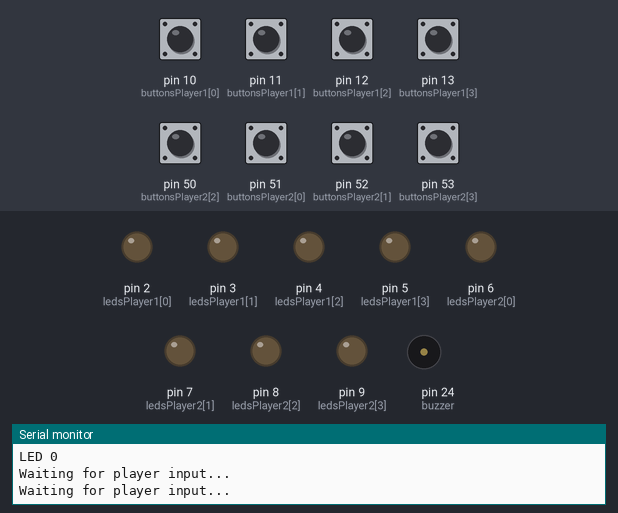
Simulated run of this sketch. Board: Arduino Mega 2560, built with avr-gcc and run on an emulated ATmega2560. Shown: output pins drawn as LEDs (lit = HIGH), buzzer (waves = sounding), the last lines printed to the serial monitor. Dashed ring = blinking. The inputs (shaded band) are chosen by the test bench; at power-on: pin 10 (buttonsPlayer1[0]), pin 11 (buttonsPlayer1[1]), pin 12 (buttonsPlayer1[2]), pin 13 (buttonsPlayer1[3]), pin 50 (buttonsPlayer2[2]), pin 51 (buttonsPlayer2[0]), pin 52 (buttonsPlayer2[1]), pin 53 (buttonsPlayer2[3]) HIGH. Random numbers use the default seed unless the sketch sets one.

Above: at 1.2 s.
1.3 s: pin 10 (buttonsPlayer1[0]) pulled LOW for 0.15 s
At 1.57 s:
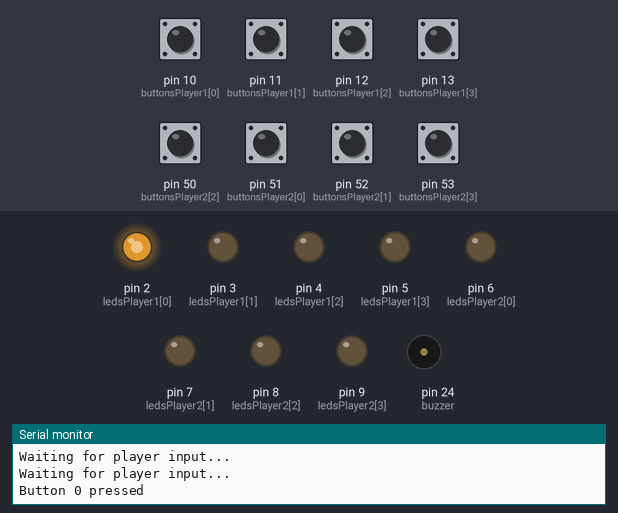
At 4.7 s:
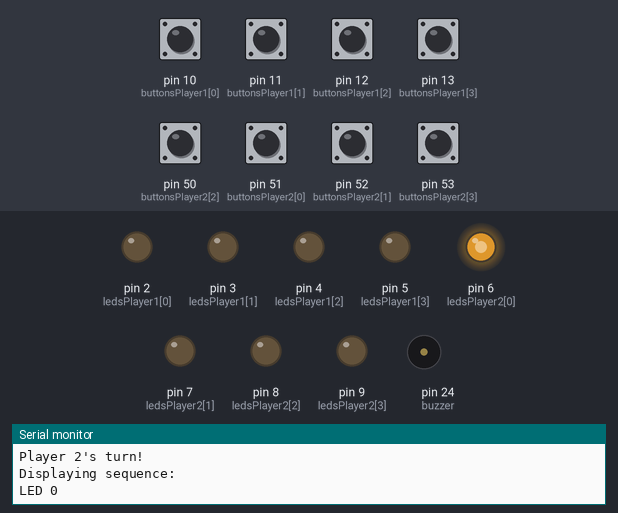
7.0 s: pin 11 (buttonsPlayer1[1]) pulled LOW for 0.15 s
At 12.95 s:
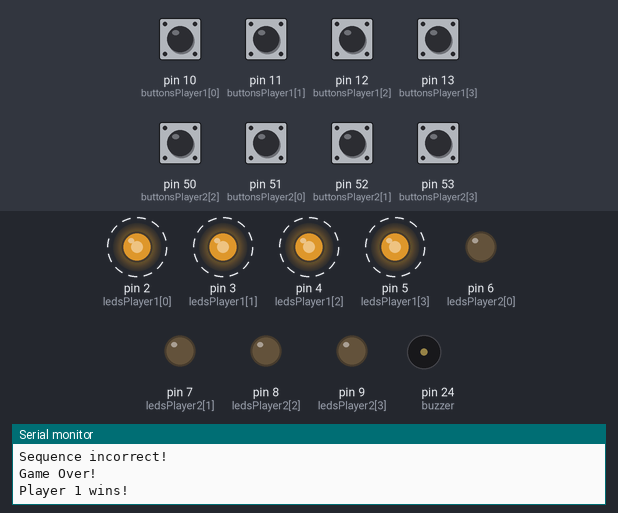
Timing chart, 0 to 16.0 s (numbered marks = the images above; inputs shaded):
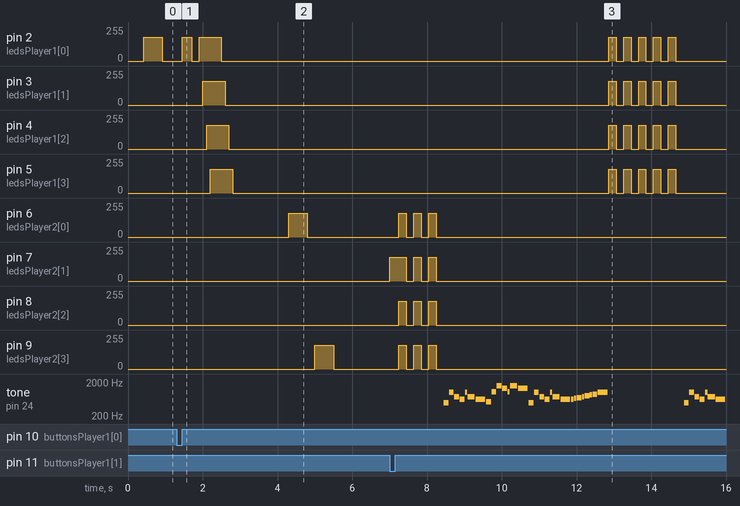

The sketch:

simon_game.ino
```cpp
/**
 * Simon Says Game for Arduino
 * Uses PWM for LED brightness control and timers for sequence timing
 * Two-player game where each player must repeat a sequence of LED patterns
 */

#include <PinChangeInterrupt.h>

#define NOTE_B0  31
#define NOTE_C1  33
#define NOTE_CS1 35
#define NOTE_D1  37
#define NOTE_DS1 39
#define NOTE_E1  41
#define NOTE_F1  44
#define NOTE_FS1 46
#define NOTE_G1  49
#define NOTE_GS1 52
#define NOTE_A1  55
#define NOTE_AS1 58
#define NOTE_B1  62
#define NOTE_C2  65
#define NOTE_CS2 69
#define NOTE_D2  73
#define NOTE_DS2 78
#define NOTE_E2  82
#define NOTE_F2  87
#define NOTE_FS2 93
#define NOTE_G2  98
#define NOTE_GS2 104
#define NOTE_A2  110
#define NOTE_AS2 117
#define NOTE_B2  123
#define NOTE_C3  131
#define NOTE_CS3 139
#define NOTE_D3  147
#define NOTE_DS3 156
#define NOTE_E3  165
#define NOTE_F3  175
#define NOTE_FS3 185
#define NOTE_G3  196
#define NOTE_GS3 208
#define NOTE_A3  220
#define NOTE_AS3 233
#define NOTE_B3  247
#define NOTE_C4  262
#define NOTE_CS4 277
#define NOTE_D4  294
#define NOTE_DS4 311
#define NOTE_E4  330
#define NOTE_F4  349
#define NOTE_FS4 370
#define NOTE_G4  392
#define NOTE_GS4 415
#define NOTE_A4  440
#define NOTE_AS4 466
#define NOTE_B4  494
#define NOTE_C5  523
#define NOTE_CS5 554
#define NOTE_D5  587
#define NOTE_DS5 622
#define NOTE_E5  659
#define NOTE_F5  698
#define NOTE_FS5 740
#define NOTE_G5  784
#define NOTE_GS5 831
#define NOTE_A5  880
#define NOTE_AS5 932
#define NOTE_B5  988
#define NOTE_C6  1047
#define NOTE_CS6 1109
#define NOTE_D6  1175
#define NOTE_DS6 1245
#define NOTE_E6  1319
#define NOTE_F6  1397
#define NOTE_FS6 1480
#define NOTE_G6  1568
#define NOTE_GS6 1661
#define NOTE_A6  1760
#define NOTE_AS6 1865
#define NOTE_B6  1976
#define NOTE_C7  2093
#define NOTE_CS7 2217
#define NOTE_D7  2349
#define NOTE_DS7 2489
#define NOTE_E7  2637
#define NOTE_F7  2794
#define NOTE_FS7 2960
#define NOTE_G7  3136
#define NOTE_GS7 3322
#define NOTE_A7  3520
#define NOTE_AS7 3729
#define NOTE_B7  3951
#define NOTE_C8  4186
#define NOTE_CS8 4435
#define NOTE_D8  4699
#define NOTE_DS8 4978
#define REST      0

// change this to make the song slower or faster
int tempo = 105;

// change this to whichever pin you want to use
int buzzer = 24;

int melody[] = {

  // Pacman
  // Score available at https://musescore.com/user/85429/scores/107109
  NOTE_B4, 16, NOTE_B5, 16, NOTE_FS5, 16, NOTE_DS5, 16, //1
  NOTE_B5, 32, NOTE_FS5, -16, NOTE_DS5, 8, NOTE_C5, 16,
  NOTE_C6, 16, NOTE_G6, 16, NOTE_E6, 16, NOTE_C6, 32, NOTE_G6, -16, NOTE_E6, 8,

  NOTE_B4, 16,  NOTE_B5, 16,  NOTE_FS5, 16,   NOTE_DS5, 16,  NOTE_B5, 32,  //2
  NOTE_FS5, -16, NOTE_DS5, 8,  NOTE_DS5, 32, NOTE_E5, 32,  NOTE_F5, 32,
  NOTE_F5, 32,  NOTE_FS5, 32,  NOTE_G5, 32,  NOTE_G5, 32, NOTE_GS5, 32,  NOTE_A5, 16, NOTE_B5, 8
};

// sizeof gives the number of bytes, each int value is composed of two bytes (16 bits)
// there are two values per note (pitch and duration), so for each note there are four bytes
int notes = sizeof(melody) / sizeof(melody[0]) / 2;

// this calculates the duration of a whole note in ms
int wholenote = (60000 * 4) / tempo;

int divider = 0, noteDuration = 0;

const int numLeds = 4;
const int maxSequenceLength = 100;

// Player 1 pins
const int ledsPlayer1[] = {2, 3, 4, 5};
const int buttonsPlayer1[] = {10, 11, 12, 13};

// Player 2 pins
const int ledsPlayer2[] = {6, 7, 8, 9};
const int buttonsPlayer2[] = {51, 52, 50, 53};

// PWM settings
const int pwmFrequency = 1000;  // 1 kHz
const int pwmResolution = 8;    // 8-bit resolution (0-255)
const int ledBrightness = 180;  // Default brightness

// Game variables
int sequence[maxSequenceLength];
int sequenceLength = 1;
int playerInputs[maxSequenceLength];

// Game state
int currentPlayer = 1;
bool gameOver = false;
int score1 = 0;
int score2 = 0;

// Timing variables
unsigned long displayDelay = 500;    // Time each LED stays on
unsigned long pauseDelay = 200;      // Time between LEDs in sequence
unsigned long betweenPlayersDelay = 1000; // Time between player turns

volatile int interruptButtonPressed = -1;

void setup() {
  Serial.begin(9600);
  Serial.println("Simon Says Game Starting!");

  // Set up LED pins as outputs and button pins as inputs with pull-up resistors
  for (int i = 0; i < numLeds; i++) {
    pinMode(ledsPlayer1[i], OUTPUT);
    pinMode(buttonsPlayer1[i], INPUT_PULLUP);

    pinMode(ledsPlayer2[i], OUTPUT);
    pinMode(buttonsPlayer2[i], INPUT_PULLUP);

    // Initialize PWM for all LED pins
    analogWrite(ledsPlayer1[i], 0);
    analogWrite(ledsPlayer2[i], 0);

    attachPinChangeInterrupt(digitalPinToPinChangeInterrupt(buttonsPlayer1[i]), player1ISR, FALLING);
    attachPinChangeInterrupt(digitalPinToPinChangeInterrupt(buttonsPlayer2[i]), player2ISR, FALLING);
  }

  // Initialize random seed from an unconnected analog pin
  randomSeed(analogRead(A0));
}

void loop() {
  if (!gameOver) {
    Serial.print("Round ");
    Serial.print(sequenceLength);
    Serial.println(" starting!");

    // Player 1's turn
    currentPlayer = 1;
    playGame();
    sequenceLength++;

    if (!gameOver) {
      delay(betweenPlayersDelay);

      // Player 2's turn
      currentPlayer = 2;
      playGame();
      sequenceLength++;

      if (!gameOver) {
        delay(betweenPlayersDelay);
      }
    }
  } else {
    // Game is over, show the winner
    displayWinner();

    // Wait for any button press to restart
    if (checkAnyButtonPress()) {
      resetGame();
    }
  }
}

void playGame() {
  Serial.print("Player ");
  Serial.print(currentPlayer);
  Serial.println("'s turn!");

  // Generate a new sequence
  generateSequence();

  // Display the sequence to the player
  displaySequence();

  // Wait for player input
  if (!getPlayerInput()) {
    // Player failed
    gameOver = true;
    return;
  }

  // Player succeeded this round
  if (currentPlayer == 1) {
    score1++;
  } else {
    score2++;
  }
}

void generateSequence() {
  // Add a new random LED at the end
  sequence[sequenceLength - 1] = random(0, numLeds);
}

void displaySequence() {
  Serial.println("Displaying sequence:");

  // Turn off all LEDs first
  turnOffAllLeds();
  delay(pauseDelay * 2);

  // Display each step in the sequence
  for (int i = 0; i < sequenceLength; i++) {
    int ledIndex = sequence[i];

    // Print which LED is lighting up
    Serial.print("LED ");
    Serial.println(ledIndex);

    // Light up the LED using PWM for the current player
    if (currentPlayer == 1) {
      analogWrite(ledsPlayer1[ledIndex], ledBrightness);
    } else {
      analogWrite(ledsPlayer2[ledIndex], ledBrightness);
    }

    delay(displayDelay);

    // Turn off the LED
    if (currentPlayer == 1) {
      analogWrite(ledsPlayer1[ledIndex], 0);
    } else {
      analogWrite(ledsPlayer2[ledIndex], 0);
    }

    delay(pauseDelay);
  }
}

bool getPlayerInput() {
  Serial.println("Waiting for player input...");

  // Clear previous inputs
  for (int i = 0; i < sequenceLength; i++) {
    playerInputs[i] = -1;
  }

  // Get player's input for each step in the sequence
  for (int step = 0; step < sequenceLength; step++) {
    // Wait for a button press
    int buttonPressed = waitForChoice();

    if (buttonPressed == -1) {
      Serial.println("No button pressed (timeout)");
      return false;
    }

    playerInputs[step] = buttonPressed;

    // Flash the LED that was pressed using PWM
    const int* leds = (currentPlayer == 1) ? ledsPlayer1 : ledsPlayer2;
    analogWrite(leds[buttonPressed], ledBrightness);
    delay(displayDelay / 2);
    analogWrite(leds[buttonPressed], 0);

    // Check if this input was correct
    if (playerInputs[step] != sequence[step]) {
      Serial.println("Wrong button pressed!");
      indicateFailure();
      return false;
    }

    delay(pauseDelay);
  }

  // All inputs were correct
  indicateSuccess();
  return true;
}

void player1ISR() {
  for (int i = 0; i < numLeds; i++) {
    if (digitalRead(buttonsPlayer1[i]) == LOW) {
      interruptButtonPressed = i;
      break;
    }
  }
}

void player2ISR() {
  for (int i = 0; i < numLeds; i++) {
    if (digitalRead(buttonsPlayer2[i]) == LOW) {
      interruptButtonPressed = i;
      break;
    }
  }
}

int waitForChoice() {
  const int* buttons = (currentPlayer == 1) ? buttonsPlayer1 : buttonsPlayer2;
  interruptButtonPressed = -1;
  unsigned long startTime = millis();
  unsigned long timeout = 10000;  // 10 seconds

  Serial.println("Waiting for player input...");

  while (millis() - startTime < timeout) {
    if (interruptButtonPressed != -1) {
      int pressed = interruptButtonPressed;
      interruptButtonPressed = -1;

      Serial.print("Button ");
      Serial.print(pressed);
      Serial.println(" pressed");

      // Wait for button release (debounce)
      while (digitalRead(buttons[pressed]) == LOW) {
        delay(5);
      }

      return pressed;
    }
  }

  Serial.println("Input timeout!");
  return -1;
}

bool checkAnyButtonPress() {
  // Check if any button is pressed on either player's controls
  for (int i = 0; i < numLeds; i++) {
    if (digitalRead(buttonsPlayer1[i]) == LOW || digitalRead(buttonsPlayer2[i]) == LOW) {
      // Wait for release
      delay(100);
      return true;
    }
  }
  return false;
}

void turnOffAllLeds() {
  // Turn off all LEDs for both players
  for (int i = 0; i < numLeds; i++) {
    analogWrite(ledsPlayer1[i], 0);
    analogWrite(ledsPlayer2[i], 0);
  }
}

void indicateSuccess() {
  Serial.println("Sequence correct!");

  // Flash all LEDs in sequence for the current player
  const int* leds = (currentPlayer == 1) ? ledsPlayer1 : ledsPlayer2;

  for (int i = 0; i < numLeds; i++) {
    analogWrite(leds[i], ledBrightness);
    delay(100);
  }

  delay(200);

  for (int i = 0; i < numLeds; i++) {
    analogWrite(leds[i], 0);
    delay(100);
  }
}

void indicateFailure() {
  Serial.println("Sequence incorrect!");

  // Flash all LEDs simultaneously 3 times for the current player
  const int* leds = (currentPlayer == 1) ? ledsPlayer1 : ledsPlayer2;

  for (int flash = 0; flash < 3; flash++) {
    // Turn all LEDs on
    for (int i = 0; i < numLeds; i++) {
      analogWrite(leds[i], ledBrightness);
    }
    delay(200);

    // Turn all LEDs off
    for (int i = 0; i < numLeds; i++) {
      analogWrite(leds[i], 0);
    }
    delay(200);
  }
}

void displayWinner() {
  Serial.println("Game Over!");
  playBuzzer();

  if (score1 > score2) {
    Serial.println("Player 1 wins!");
    // Flash Player 1's LEDs
    for (int flash = 0; flash < 5; flash++) {
      for (int i = 0; i < numLeds; i++) {
        analogWrite(ledsPlayer1[i], ledBrightness);
      }
      delay(200);
      for (int i = 0; i < numLeds; i++) {
        analogWrite(ledsPlayer1[i], 0);
      }
      delay(200);
    }
  } else if (score2 > score1) {
    Serial.println("Player 2 wins!");
    // Flash Player 2's LEDs
    for (int flash = 0; flash < 5; flash++) {
      for (int i = 0; i < numLeds; i++) {
        analogWrite(ledsPlayer2[i], ledBrightness);
      }
      delay(200);
      for (int i = 0; i < numLeds; i++) {
        analogWrite(ledsPlayer2[i], 0);
      }
      delay(200);
    }
  } else {
    Serial.println("It's a tie!");
    // Flash both players' LEDs
    for (int flash = 0; flash < 5; flash++) {
      for (int i = 0; i < numLeds; i++) {
        analogWrite(ledsPlayer1[i], ledBrightness);
        analogWrite(ledsPlayer2[i], ledBrightness);
      }
      delay(200);
      for (int i = 0; i < numLeds; i++) {
        analogWrite(ledsPlayer1[i], 0);
        analogWrite(ledsPlayer2[i], 0);
      }
      delay(200);
    }
  }

  Serial.print("Final score - Player 1: ");
  Serial.print(score1);
  Serial.print(", Player 2: ");
  Serial.println(score2);
  Serial.println("Press any button to restart");
}

void resetGame() {
  Serial.println("Resetting game...");
  sequenceLength = 1;
  gameOver = false;
  score1 = 0;
  score2 = 0;
  turnOffAllLeds();
  delay(1000);
  Serial.println("New game starting!");
}

void playBuzzer() {
  // iterate over the notes of the melody.
  // Remember, the array is twice the number of notes (notes + durations)
  for (int thisNote = 0; thisNote < notes * 2; thisNote = thisNote + 2) {

    // calculates the duration of each note
    divider = melody[thisNote + 1];
    if (divider > 0) {
      // regular note, just proceed
      noteDuration = (wholenote) / divider;
    } else if (divider < 0) {
      // dotted notes are represented with negative durations!!
      noteDuration = (wholenote) / abs(divider);
      noteDuration *= 1.5; // increases the duration in half for dotted notes
    }

    // we only play the note for 90% of the duration, leaving 10% as a pause
    tone(buzzer, melody[thisNote], noteDuration * 0.9);

    // Wait for the specief duration before playing the next note.
    delay(noteDuration);

    // stop the waveform generation before the next note.
    noTone(buzzer);
  }
}
```

Measured:
- after the input at 1.3 s, pin 2 (ledsPlayer1[0]): 0/255 → 180/255 after 0.15 s, → 0/255 0.25 s later, → 180/255 0.20 s later, → 0/255 0.60 s later; pin 3 (ledsPlayer1[1]): 0/255 → 180/255 after 0.70 s, → 0/255 0.60 s later
- after the input at 7.0 s, pin 2 (ledsPlayer1[0]), pin 3 (ledsPlayer1[1]): alternates 180/255 for 0.20 s and 0/255 for 0.20 s, 10 changes in all, then stays 0/255, starting after 5.9 s
- by itself, tone on pin 24 (buzzer): plays 494 Hz for 0.13 s, 988 Hz for 0.13 s, 740 Hz for 0.13 s, 622 Hz for 0.13 s, 988 Hz for 0.06 s, 740 Hz for 0.19 s … (38 notes in this stretch)
